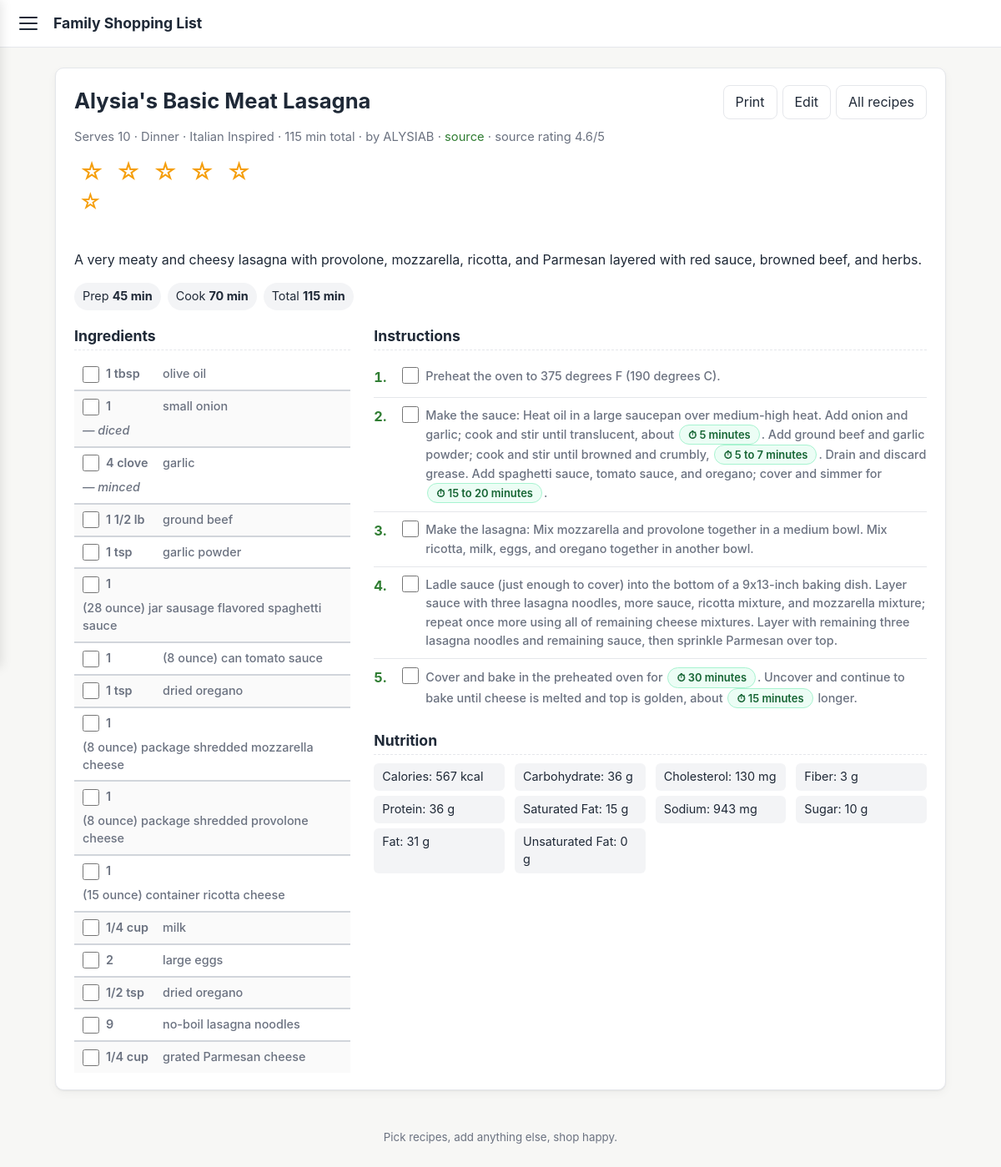
The app's page /recipes/8 with its own data.
### tables this page shows
CREATE TABLE recipe (
    id           INTEGER PRIMARY KEY AUTOINCREMENT,
    name         TEXT    NOT NULL UNIQUE,
    description  TEXT    DEFAULT '',
    servings     INTEGER NOT NULL DEFAULT 4,
    instructions TEXT    DEFAULT '',
    source_url   TEXT    DEFAULT '',
    image_url    TEXT    DEFAULT '',
    prep_time    INTEGER NOT NULL DEFAULT 0,
    cook_time    INTEGER NOT NULL DEFAULT 0,
    total_time   INTEGER NOT NULL DEFAULT 0,
    category     TEXT    DEFAULT '',
    notes        TEXT    DEFAULT '',
    is_favorite  INTEGER NOT NULL DEFAULT 0,
    rating       INTEGER NOT NULL DEFAULT 0,
    nutrition    TEXT    DEFAULT '',
    yields_text  TEXT    DEFAULT '',
    cuisine      TEXT    DEFAULT '',
    author       TEXT    DEFAULT '',
    source_rating REAL   NOT NULL DEFAULT 0,
    keywords     TEXT    DEFAULT ''
);

CREATE TABLE ingredient (
    id        INTEGER PRIMARY KEY AUTOINCREMENT,
    recipe_id INTEGER NOT NULL REFERENCES recipe(id) ON DELETE CASCADE,
    name      TEXT    NOT NULL,
    quantity  REAL    NOT NULL DEFAULT 1,
    unit      TEXT    NOT NULL DEFAULT '',
    category  TEXT    NOT NULL DEFAULT 'Other',
    note      TEXT    DEFAULT ''
);

### app.py (the view)
    @app.route("/recipes/<int:recipe_id>")
    def recipe_view(recipe_id: int):
        db = get_db()
        recipe = db.execute(
            "SELECT id, name, description, servings, instructions, source_url, "
            "image_url, prep_time, cook_time, total_time, category, notes, "
            "is_favorite, rating, nutrition, yields_text, cuisine, author, "
            "source_rating, keywords FROM recipe WHERE id = ?",
            (recipe_id,),
        ).fetchone()
        if recipe is None:
            flash("Recipe not found.", "error")
            return redirect(url_for("recipes_page"))
        ingredients = db.execute(
            "SELECT id, name, quantity, unit, category, note "
            "FROM ingredient WHERE recipe_id = ? ORDER BY id",
            (recipe_id,),
        ).fetchall()
        raw = (recipe["instructions"] or "").strip()
        if raw:
            steps = [s.strip() for s in re.split(r"\n+", raw) if s.strip()]
        else:
            steps = []
        return render_template(
            "recipe_view.html",
            recipe=recipe,
            ingredients=ingredients,
            steps=steps,
        )

### app.py (called while the page is built)
def format_quantity(qty: float) -> str:
    if qty <= 0:
        return ""
    whole = int(qty)
    frac = qty - whole
    if abs(frac) < 0.01:
        return str(whole)
    eighths = round(frac * 8)
    if abs(frac - eighths / 8) < 0.02 and eighths in {1, 2, 3, 4, 5, 6, 7}:
        f = Fraction(eighths, 8)
        if whole:
            return f"{whole} {f.numerator}/{f.denominator}"
        return f"{f.numerator}/{f.denominator}"
    text = f"{qty:.2f}".rstrip("0").rstrip(".")
    return text

def get_db() -> sqlite3.Connection:
    if "db" not in g:
        conn = sqlite3.connect(DB_PATH)
        conn.row_factory = sqlite3.Row
        conn.execute("PRAGMA foreign_keys = ON")
        g.db = conn
    return g.db

### templates/recipe_view.html (shortened to what this page needs)
{% extends "base.html" %}
{% block content %}
<article class="card recipe-view" data-recipe-id="{{ recipe.id }}">
  <header class="recipe-view-header">
    <div class="rv-title">
      <h1>{{ recipe.name }}</h1>
      <p class="muted">
        Serves {{ recipe.servings }}
        {% if recipe.category %}· {{ recipe.category }}{% endif %}
        {% if recipe.cuisine %}· {{ recipe.cuisine }}{% endif %}
        {% if recipe.total_time %}· {{ recipe.total_time }} min total{% endif %}
        {% if recipe.author %}· by {{ recipe.author }}{% endif %}
        {% if recipe.source_url %}
          · <a href="{{ recipe.source_url }}" target="_blank" rel="noopener">source</a>
        {% endif %}
        {% if recipe.source_rating %}
          · source rating {{ '%.1f' % recipe.source_rating }}/5
        {% endif %}
      </p>
      <p class="rating-row">
        <span class="star-rate big" data-rating="{{ recipe.rating }}"
              data-recipe-id="{{ recipe.id }}">
          {% for n in range(1, 6) %}
            <button type="button" class="star-btn" data-value="{{ n }}"
                    aria-label="Rate {{ n }} stars">
              {% if recipe.rating >= n %}★{% else %}☆{% endif %}
            </button>
          {% endfor %}
        </span>
        <form action="{{ url_for('recipe_favorite', recipe_id=recipe.id) }}"
              method="post" class="inline fav-form">
          <button class="link star big" title="Favorite">
            {% if recipe.is_favorite %}★{% else %}☆{% endif %}
          </button>
        </form>
      </p>
    </div>
    <div class="actions">
      <button onclick="window.print()" class="button" type="button">Print</button>
      <a href="{{ url_for('recipe_edit', recipe_id=recipe.id) }}" class="button">Edit</a>
      <a href="{{ url_for('recipes_page') }}" class="button">All recipes</a>
    </div>
  </header>
  {% if recipe.description %}
    <p class="recipe-desc">{{ recipe.description }}</p>
  {% endif %}
  {% if recipe.prep_time or recipe.cook_time %}
    <ul class="time-pills">
      {% if recipe.prep_time %}<li>Prep <strong>{{ recipe.prep_time }} min</strong></li>{% endif %}
      {% if recipe.cook_time %}<li>Cook <strong>{{ recipe.cook_time }} min</strong></li>{% endif %}
      {% if recipe.total_time %}<li>Total <strong>{{ recipe.total_time }} min</strong></li>{% endif %}
    </ul>
  {% endif %}
  <section class="cook-grid">
    <div class="cook-ingredients">
      <h2>Ingredients</h2>
      <ul class="cook-ings">
        {% for ing in ingredients %}
          <li>
            <label class="cook-check">
              <input type="checkbox">
              <span class="qty">{{ ing.quantity|fmtqty }} {{ ing.unit }}</span>
              <span class="name">{{ ing.name }}</span>
              {% if ing.note %}<span class="note">— {{ ing.note }}</span>{% endif %}
            </label>
          </li>
        {% endfor %}
      </ul>
    </div>
    <div class="cook-steps">
      <h2>Instructions</h2>
      {% if steps %}
        <ol class="cook-step-list">
          {% for step in steps %}
            <li>
              <label class="cook-check step">
                <input type="checkbox">
                <span>{{ step }}</span>
              </label>
            </li>
          {% endfor %}
        </ol>
      {% else %}
        <p class="muted">No instructions saved for this recipe yet.
          <a href="{{ url_for('recipe_edit', recipe_id=recipe.id) }}">Add some →</a>
        </p>
      {% endif %}
      {% if recipe.nutrition %}
        <h2 class="notes-h">Nutrition</h2>
        <ul class="nutrition-list">
          {% for line in recipe.nutrition.split('\n') %}
            {% if line.strip() %}
              <li>{{ line }}</li>
            {% endif %}
          {% endfor %}
        </ul>
      {% endif %}
    </div>
  </section>
</article>
{% endblock %}

### templates/base.html (shortened to what this page needs)
<!doctype html>
<html lang="en">
<head>
  <link rel="stylesheet" href="{{ url_for('static', filename='style.css') }}">
</head>
<body>
  <header class="topbar">
    <button id="menu-toggle" class="hamburger" aria-label="Open menu" aria-expanded="false">
      <span></span><span></span><span></span>
    </button>
    <div class="brand">
      <a href="{{ url_for('index') }}">Family Shopping List</a>
    </div>
  </header>
  <main>
    {% block content %}{% endblock %}
  </main>
  <footer>
    <small>Pick recipes, add anything else, shop happy.</small>
  </footer>
</body>
</html>

### records on screen
recipe: name "Alysia's Basic Meat Lasagna", servings "10", category "Dinner", cuisine "Italian Inspired", total_time "115", author "ALYSIAB", source_rating "4.6", rating 0 (drawn), description "A very meaty and cheesy lasagna with provolone, mozzarella, ricotta, and Parmesan layered with red sauce, browned beef, and herbs.", prep_time "45", cook_time "70"
ingredient: quantity|fmtqty "1", unit "tbsp", name "olive oil"
ingredient: quantity|fmtqty "1", name "small onion", note "diced"
ingredient: quantity|fmtqty "4", unit "clove", name "garlic", note "minced"
ingredient: quantity|fmtqty "1 1/2", unit "lb", name "ground beef"
ingredient: quantity|fmtqty "1", unit "tsp", name "garlic powder"
ingredient: quantity|fmtqty "1", name "(28 ounce) jar sausage flavored spaghetti sauce"
ingredient: quantity|fmtqty "1", name "(8 ounce) can tomato sauce"
ingredient: quantity|fmtqty "1", unit "tsp", name "dried oregano"
ingredient: quantity|fmtqty "1", name "(8 ounce) package shredded mozzarella cheese"
ingredient: quantity|fmtqty "1", name "(8 ounce) package shredded provolone cheese"
ingredient: quantity|fmtqty "1", name "(15 ounce) container ricotta cheese"
ingredient: quantity|fmtqty "1/4", unit "cup", name "milk"
ingredient: quantity|fmtqty "2", name "large eggs"
ingredient: quantity|fmtqty "1/2", unit "tsp", name "dried oregano"
ingredient: quantity|fmtqty "9", name "no-boil lasagna noodles"
ingredient: quantity|fmtqty "1/4", unit "cup", name "grated Parmesan cheese"

### other values on screen
{{ step }} "Preheat the oven to 375 degrees F (190 degrees C)." "Make the lasagna: Mix mozzarella and provolone together in a medium bowl. Mix ricotta, milk, eggs, and oregano together in another bowl."
{{ line }} "Calories: 567 kcal" "Carbohydrate: 36 g" "Cholesterol: 130 mg" "Fiber: 3 g" "Protein: 36 g" "Saturated Fat: 15 g" "Sodium: 943 mg" "Sugar: 10 g" "Fat: 31 g" "Unsaturated Fat: 0 g"
